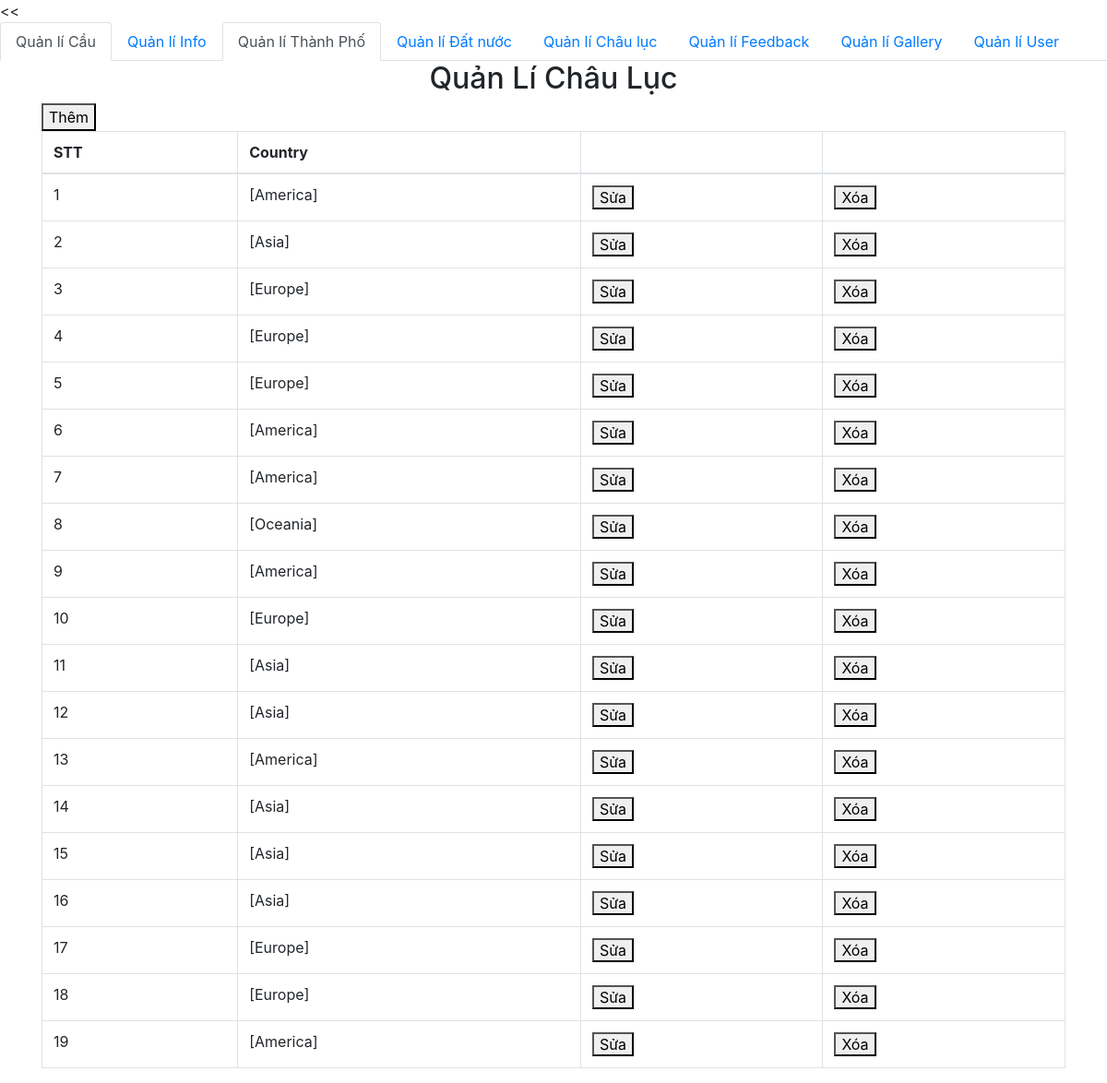
The page /admin/category/quanlichauluc.php on the database as committed earlier.
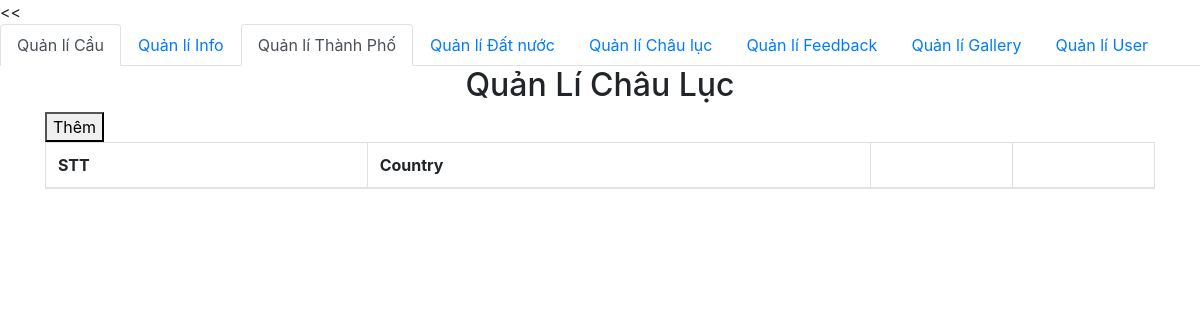
The same page on the database as committed later.
### tables this page shows
CREATE TABLE `continents` (
  `id` int(11) NOT NULL,
  `name_continents` varchar(50) NOT NULL
);

### admin/db/dbhelper.php (called while the page is built, shortened)
<?php
require_once('config.php');
function queryResult($sql, $isSingle = false) {
	$conn = mysqli_connect(HOST, USERNAME, PASSWORD, DATABASE);
	mysqli_set_charset($conn, 'utf8');
	$resultset = mysqli_query($conn, $sql);
	$data = [];
	while(($row = mysqli_fetch_array($resultset, 1)) != null) {
		$data[] = $row;
	}
	return $data;
}

### admin/category/quanlichauluc.php (the view, shortened to what this page needs)
<<?php
require_once ('../db/config.php');
require_once ('../db/dbhelper.php');
?>
<!DOCTYPE html>
<html>
<head>
	<link rel="stylesheet" href="https://maxcdn.bootstrapcdn.com/bootstrap/4.4.1/css/bootstrap.min.css">
</head>
<body>
		<ul class="nav nav-tabs">
	  <li class="nav-item">
	    <a class="nav-link active" href="index.php">Quản lí Cầu</a>
	  </li>
	  <li class="nav-item">
	    <a class="nav-link" href="information.php">Quản lí Info</a>
	  </li>
	  <li class="nav-item">
	    <a class="nav-link active" href="quanlithanhpho.php">Quản lí Thành Phố</a>
	  </li>
	  <li class="nav-item">
	    <a class="nav-link" href="quanlidatnuoc.php">Quản lí Đất nước</a>
	  </li>
	  <li class="nav-item">
	    <a class="nav-link" href="#">Quản lí Châu lục</a>
	  </li>
	  <li class="nav-item">
	    <a class="nav-link" href="feedbacklist.php">Quản lí Feedback</a>
	  </li>
	  <li class="nav-item">
	    <a class="nav-link" href="#">Quản lí Gallery</a>
	  </li>
	  <li class="nav-item">
	    <a class="nav-link" href="user.php">Quản lí User</a>
	  </li>
	 	</ul>
	<div class="container">
		<div class="panel panel-primary">
			<div class="panel-heading">
				<h2 class="text-center">Quản Lí Châu Lục</h2>
			</div>
			<div class="panel-body">
				<a href="add.php">
					<button class="bth bth-success">Thêm</button>
				</a>
				<table class="table table-bordered table-hover">
					<thead>
						<tr>
							<th>STT</th>
							<th>Country</th>
							<th></th>
							<th></th>
						</tr>
					</thead>
					<tbody>
<?php
$sql = 'select * from continents';
$continentsList = queryResult($sql);
$index = 1;
foreach ($continentsList as $item){
	echo '<tr>
			<td>'.($index++).'</td>
			<td>'.$item['name_continents'].'</td>
			<td>
			<a href="add.php?id='.$item['id'].'"><button class="bth bth-warning">Sửa</button></a>
			</td>
			<td>
			<button class="bth bth-danger" onclick=deleteCategory('.$item['id'].') >Xóa</button>
			</td>
		</tr>';
}
?>
					</tbody>
				</table>
			</div>
		</div>
	</div>
</body>
</html>

Rows that differ between the two databases and show on the page:
removed continents: name_continents "[America]"
removed continents: name_continents "[Asia]"
removed continents: name_continents "[Europe]"
removed continents: name_continents "[Europe]"
removed continents: name_continents "[Europe]"
removed continents: name_continents "[America]"
removed continents: name_continents "[America]"
removed continents: name_continents "[Oceania]"
removed continents: name_continents "[America]"
removed continents: name_continents "[Europe]"
removed continents: name_continents "[Asia]"
removed continents: name_continents "[Asia]"
removed continents: name_continents "[America]"
removed continents: name_continents "[Asia]"
removed continents: name_continents "[Asia]"
removed continents: name_continents "[Asia]"
removed continents: name_continents "[Europe]"
removed continents: name_continents "[Europe]"
removed continents: name_continents "[America]"
